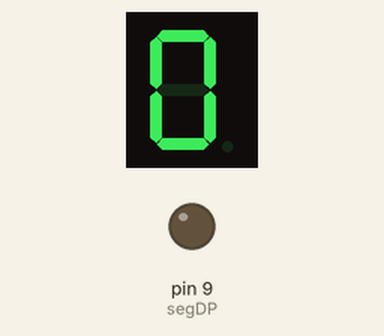
Simulated run of this sketch. Board: Arduino Uno, built with avr-gcc and run on an emulated ATmega328P. Shown: 1-digit seven-segment display, output pins drawn as LEDs (lit = HIGH). Wiring (inferred from the names in the program): 1-digit 7-segment display, segments lit when HIGH: segments pin 2, pin 3, pin 4, pin 5, pin 6, pin 7, pin 8. The segment pins are drawn as the display they are named for; pins used as bus, display or sensor lines are not drawn.

Above: at 0.1 s.
At 2.1 s:
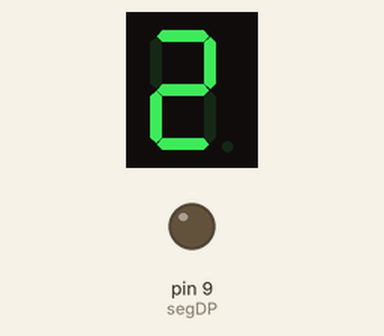
At 4.1 s:
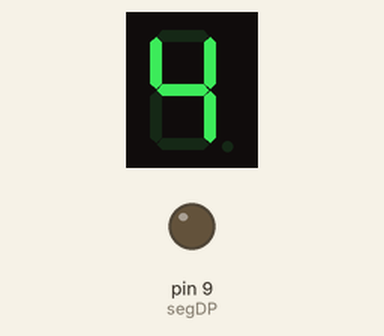
At 9.1 s:
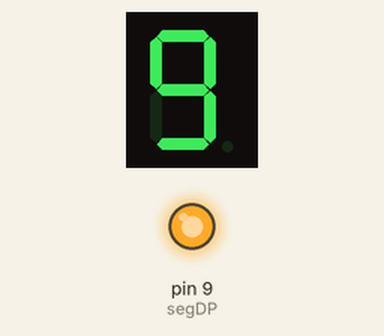
Timing chart, 0 to 40.0 s (numbered marks = the images above):
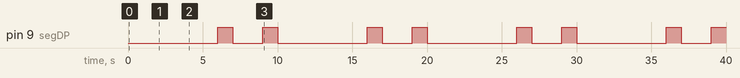

The sketch:

Screen1561AS.ino
```cpp
// Визначаємо піни Arduino для кожного сегмента дисплея
const int segA = 2;
const int segB = 3;
const int segC = 4;
const int segD = 5;
const int segE = 6;
const int segF = 7;
const int segG = 8;
// Пін для крапки (Decimal Point)
const int segDP = 9;

// Загальна кількість сегментів (без крапки)
const int SEGMENT_COUNT = 7;

// Масив для привязки сегменту до піна
int segments[SEGMENT_COUNT] = {segA, segB, segC, segD, segE, segF, segG};
// Двовимірний масив (матриця) карт цифр від 0 до 9
// Порядок сегментів у рядку: A, B, C, D, E, F, G
byte digitMap[10][SEGMENT_COUNT] = {
    {1, 1, 1, 1, 1, 1, 0}, // 0
    {0, 1, 1, 0, 0, 0, 0}, // 1
    {1, 1, 0, 1, 1, 0, 1}, // 2
    {1, 1, 1, 1, 0, 0, 1}, // 3
    {0, 1, 1, 0, 0, 1, 1}, // 4
    {1, 0, 1, 1, 0, 1, 1}, // 5
    {1, 0, 1, 1, 1, 1, 1}, // 6
    {1, 1, 1, 0, 0, 0, 0}, // 7
    {1, 1, 1, 1, 1, 1, 1}, // 8
    {1, 1, 1, 1, 0, 1, 1}  // 9
};
void setup() {
    // Налаштовуємо всі піни сегментів та крапки як ВИХОДИ (OUTPUT)
    for (int i = 0; i < SEGMENT_COUNT; i++) {
        pinMode(segments[i], OUTPUT);
    }
    pinMode(segDP, OUTPUT);
    // Гасимо крапку при старті
    digitalWrite(segDP, LOW);
}

void loop() {
    // Послідовно перебираємо цифри від 0 до 9
    for (int digit = 0; digit < 10; digit++) {
        // 1. КЕРУВАННЯ КРАПКОЮ:
        // Вмикаємо її ТІЛЬКИ якщо поточна цифра дорівнює 6 або 9
        if (digit == 6 || digit == 9) {
            // Вмикаємо крапку
            digitalWrite(segDP, HIGH);
        } else {
            // Вимикаємо крапку для всіх інших цифр
            digitalWrite(segDP, LOW);
        }

        // 2. ВИВЕДЕННЯ ЦИФРИ: Обходимо 2D-масив для поточного номера рядка
        for (int seg = 0; seg < SEGMENT_COUNT; seg++) {
            digitalWrite(segments[seg], digitMap[digit][seg]);
        }

        // Затримка в 1 секунду перед наступною цифрою
        delay(1000);
    }
}
```

Measured:
- by itself, pin 9 (segDP): repeats every 10.0 s: LOW 2.0 s, HIGH 1.0 s, LOW 6.0 s, HIGH 1.0 s
- by itself, everything shown: repeats every 10.0 s, in 10 steps
- what the display in image 1 shows lasts 1.0 s, from 2.0 s to 3.0 s
